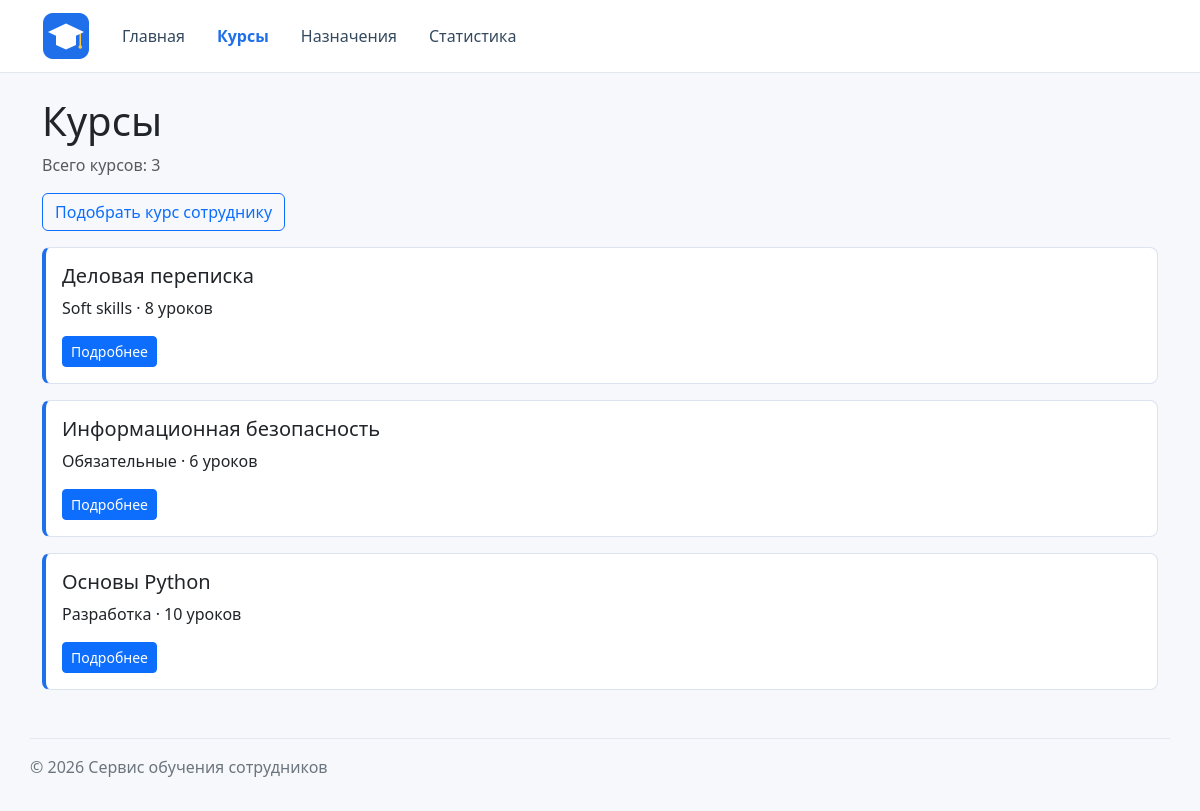
Page /courses/ on the committed database.
### courses/views.py (the view)
# urls.py: path("", views.courses, name="list"),
def courses(request):
    courses_list = fetch_all(
        """
        SELECT id, title, category, total_lessons
        FROM courses
        ORDER BY title
        """
    )
    context = {
        "courses": courses_list,
    }
    return render(request, "courses/course_list.html", context)

### db/database.py (called while the page is built)
def get_connection(db_path=DB_PATH):
    conn = sqlite3.connect(db_path)
    conn.execute("PRAGMA foreign_keys = ON")
    return conn

def fetch_all(sql, params=(), db_path=DB_PATH):
    conn = get_connection(db_path)
    conn.row_factory = sqlite3.Row
    try:
        return conn.execute(sql, params).fetchall()
    finally:
        conn.close()

### courses/templates/courses/course_list.html (shortened to what this page needs)
{% extends "base.html" %}
{% block content %}
    <h1>Курсы</h1>
    <p class="text-muted">Всего курсов: {{ courses|length }}</p>
    <a href="{% url 'courses:available' %}" class="btn btn-outline-primary mb-3">
        Подобрать курс сотруднику
    </a>
    {% for course in courses %}
        {% include "courses/includes/course_card.html" %}
    {% empty %}
        <p>Курсы не найдены.</p>
    {% endfor %}
{% endblock %}

### courses/templates/courses/includes/course_card.html
<article class="card course-card mb-3">
    <div class="card-body">
        <h2 class="card-title h5">
            {{ course.title|default:"Без названия" }}
        </h2>
        <p class="card-text">
            {{ course.category }} · {{ course.total_lessons }} уроков
        </p>
        <a href="{% url 'courses:detail' course.id %}" class="btn btn-primary btn-sm">
            Подробнее
        </a>
    </div>
</article>

### homepage/static/homepage/css/style.css (style rules this page uses)
body { min-height: 100vh; display: flex; flex-direction: column; background-color: #f6f8fb; }
.course-card { border: 1px solid #dbe3ee; border-left: 4px solid #1f6feb; border-radius: 8px; }

### rows in the picture
courses: title "Деловая переписка", category "Soft skills", total_lessons "8"
courses: title "Информационная безопасность", category "Обязательные", total_lessons "6"
courses: title "Основы Python", category "Разработка", total_lessons "10"

### other values in the picture
{{ courses|length }} "3"
